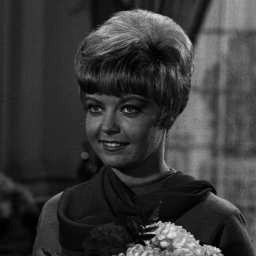
#> input picture Ejemplos/ejemplosTema2/images/girl.pgm, 256 x 256 px, found by its file name
$ python ejemplo02.py
#> lines starting #> are read from the running program, lines starting #| are printed output that depends on the picture
# Objetivos:
# - Ecualizar histograma
# - Ecualización adaptativa

import skimage as ski
import matplotlib.pyplot as plt

img_original = ski.io.imread("Ejemplos/ejemplosTema2/images/girl.pgm")
#> img_original is the input picture: shape (256, 256); min 1, max 236, mean 57.1
h_orig, c_orig = ski.exposure.histogram(img_original)
#> h_orig = 236 values, max 1270 at index 42, min 0 at index 219, mean 277.7; c_orig = 236 values from 1 to 236

img_eq = ski.exposure.equalize_hist(img_original)
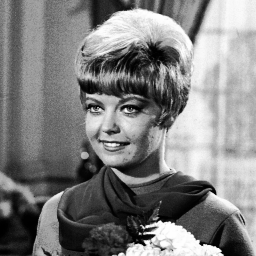
#> img_eq: shape (256, 256) float64; min 0.00139, max 1, mean 0.505
img_eq = ski.util.img_as_ubyte(img_eq)
h_eq, c_eq = ski.exposure.histogram(img_eq)
#> h_eq = 256 values, max 1270 at index 120, min 0 at index 6, mean 256; c_eq = 256 values from 0 to 255

img_eq_adapt = ski.exposure.equalize_adapthist(img_original, clip_limit=1.0)
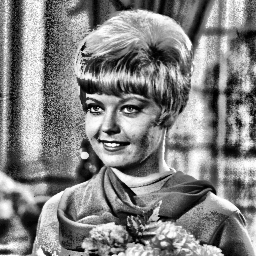
#> img_eq_adapt: shape (256, 256) float64; min 0, max 1, mean 0.513
img_eq_adapt = ski.util.img_as_ubyte(img_eq_adapt)
h_eq_adapt, c_eq_adapt = ski.exposure.histogram(img_eq_adapt)
#> h_eq_adapt = 256 values, max 357 at index 139, min 34 at index 0, mean 256; c_eq_adapt = 256 values from 0 to 255

img_eq_CLAHE = ski.exposure.equalize_adapthist(img_original)
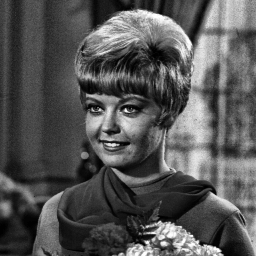
#> img_eq_CLAHE: shape (256, 256) float64; min 0, max 1, mean 0.335
img_eq_CLAHE = ski.util.img_as_ubyte(img_eq_CLAHE)
h_eq_CLAHE, c_eq_CLAHE = ski.exposure.histogram(img_eq_CLAHE)
#> h_eq_CLAHE = 256 values, max 709 at index 62, min 5 at index 249, mean 256; c_eq_CLAHE = 256 values from 0 to 255

fig, axs = plt.subplots(4, 2, layout="constrained")

axs[0, 0].imshow(img_original, cmap='gray')
axs[0, 0].set_title("Original")
axs[0, 1].bar(c_orig, h_orig, 1.1)

axs[1, 0].imshow(img_eq, cmap='gray')
axs[1, 0].set_title("Ecualizada")
axs[1, 1].bar(c_eq, h_eq, 1.1)

axs[2, 0].imshow(img_eq_adapt, cmap='gray')
axs[2, 0].set_title("AHE")
axs[2, 1].bar(c_eq_adapt, h_eq_adapt, 1.1)

axs[3, 0].imshow(img_eq_CLAHE, cmap='gray')
axs[3, 0].set_title("CLAHE")
axs[3, 1].bar(c_eq_CLAHE, h_eq_CLAHE, 1.1)

axs_lineal = axs.ravel()
for i in range(0, axs_lineal.size, 2):
    axs_lineal[i].set_axis_off()
    axs_lineal[i + 1].set_xticks([0, 64, 128, 192, 255])

plt.show()
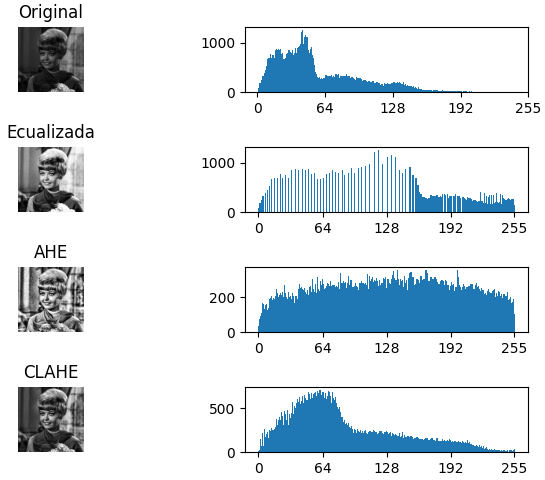
#> figure drawn by matplotlib, 8 panels; panel 2: tallest bar 1270 high, from x = 42.45 to 43.55; panel 4: tallest bar 1270 high, from x = 119.5 to 120.5; panel 6: tallest bar 357 high, from x = 138.4 to 139.5; panel 8: tallest bar 709 high, from x = 61.45 to 62.55
